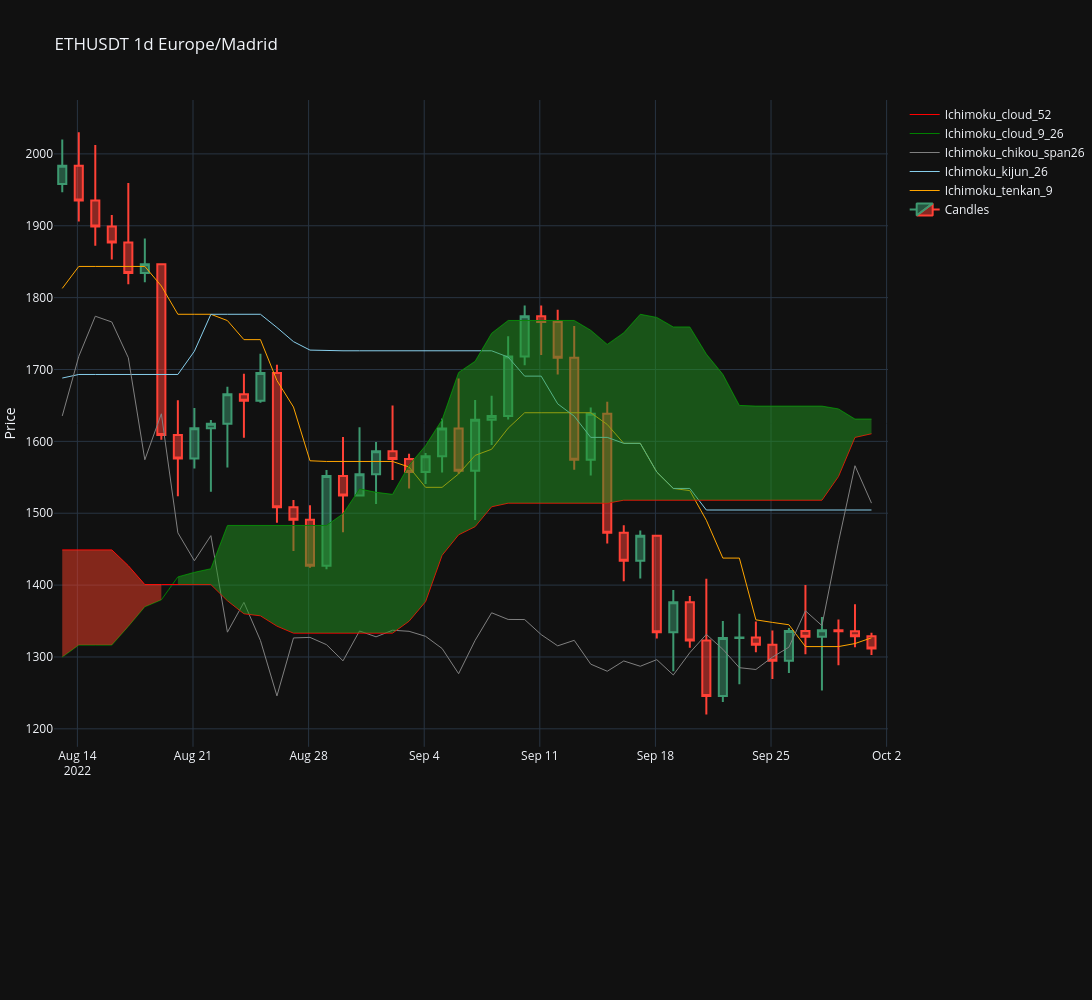

Here is the notebook cell this chart was saved with:
### Markdown cell above
## 5. Price Located Inside the Cloud

**Uncertainty / Indecision zone.** When price is inside the cloud, there is no clear trend. It is best to wait for a breakout before making trading decisions.

### Code cell
sym.plot(zoom_start_idx=250, zoom_end_idx=300, volume=False)
